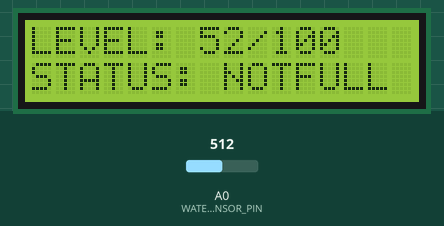
Recording of a sketch running on a simulated Arduino Uno, built with avr-gcc and run on an emulated ATmega328P. Parts: 16×2 character LCD. Inputs (shaded band) come from the test bench; at power-on: A0 (WATER_SENSOR_PIN) = 512. What the sketch prints to the serial monitor is not drawn.

Above: at 3.2 s.
3.3 s: A0 (WATER_SENSOR_PIN) set to 641
At 4.7 s:
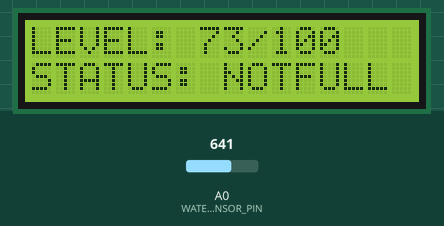
5.6 s: A0 (WATER_SENSOR_PIN) set to 673
At 7.3 s:
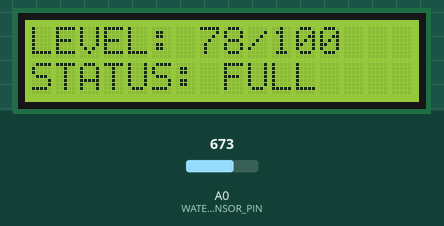
7.7 s: A0 (WATER_SENSOR_PIN) set to 716
At 8.7 s:
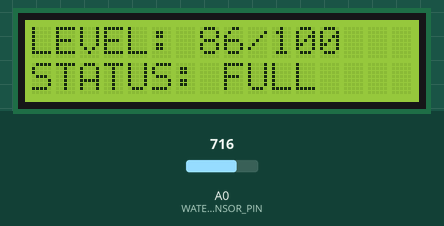
Timing chart, 0 to 10.7 s (numbered marks = the images above; inputs shaded):
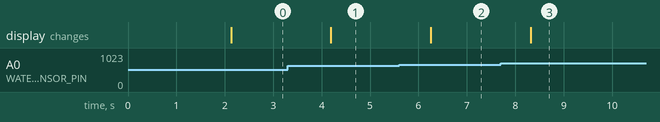

Measured:
- the behaviour switches between 655 and 656 on A0 (WATER_SENSOR_PIN) (found by bisection; images 1 and 2)
- after the input at 3.3 s, the display: changes after 0.89 s (image 1)
- after the input at 5.6 s, the display: changes after 0.65 s (image 2)
- after the input at 7.7 s, the display: changes after 0.61 s (image 3)

The sketch:

water_level_percentage.ino
```cpp
/****************************************************
 * Water Level Percentage Display
 * Arduino UNO SMD
 * Water Level Sensor + 16x2 I2C LCD
 ****************************************************/

#include <Wire.h>
#include <LiquidCrystal_I2C.h>

// Change to 0x3F if needed
LiquidCrystal_I2C lcd(0x27, 16, 2);

#define WATER_SENSOR_PIN A0

// 🔧 Calibration values (adjust after testing)
#define DRY_VALUE  200
#define WET_VALUE  800

void setup() {
  Serial.begin(9600);

  Wire.begin();
  lcd.init();
  lcd.backlight();
  lcd.clear();

  lcd.setCursor(0, 0);
  lcd.print("Water Level Sys");
  lcd.setCursor(0, 1);
  lcd.print("Percentage Mode");
  delay(2000);
  lcd.clear();
}

void loop() {
  int sensorValue = analogRead(WATER_SENSOR_PIN);

  int percentage = map(sensorValue, DRY_VALUE, WET_VALUE, 0, 100);
  percentage = constrain(percentage, 0, 100);

  Serial.print("Raw: ");
  Serial.print(sensorValue);
  Serial.print("  Level: ");
  Serial.print(percentage);
  Serial.println("%");

  lcd.setCursor(0, 0);
  lcd.print("LEVEL: ");
  lcd.print(percentage);
  lcd.print("/100   ");

  lcd.setCursor(0, 1);
  if (percentage > 75) {
    lcd.print("STATUS: FULL   ");
  } else {
    lcd.print("STATUS: NOTFULL");
  }

  delay(1000);
}
```
